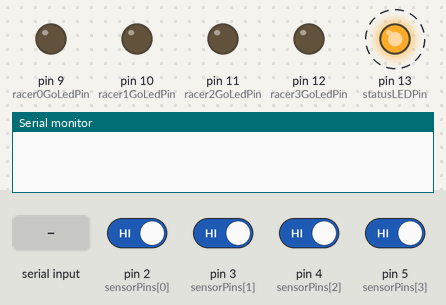
The sketch below on a simulated Arduino Uno, built with avr-gcc and run on an emulated ATmega328P. Shown: output pins drawn as LEDs (lit = HIGH), the last lines printed to the serial monitor. Dashed ring = blinking. The test bench sets the inputs (shaded band); at power-on: pin 2 (sensorPins[0]), pin 3 (sensorPins[1]), pin 4 (sensorPins[2]), pin 5 (sensorPins[3]) HIGH.

Above: at 0.87 s.
1.3 s: "90,45\n" received over Serial
4.3 s: byte 118 ('v') received over Serial
7.3 s: byte 103 ('g') received over Serial
10.3 s: byte 109 ('m') received over Serial
At 11.43 s:
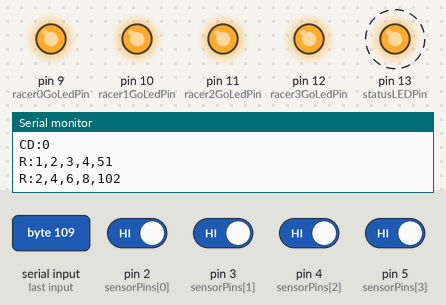
At 11.93 s:
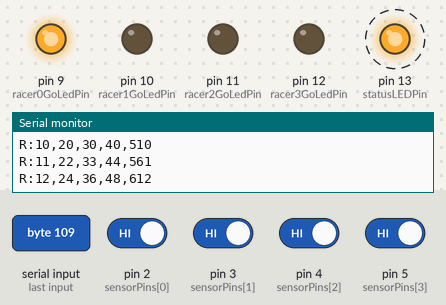
13.3 s: "l90\n" received over Serial
16.3 s: "m90\n" received over Serial
Timing chart, 0 to 20.3 s (numbered marks = the images above; inputs shaded):
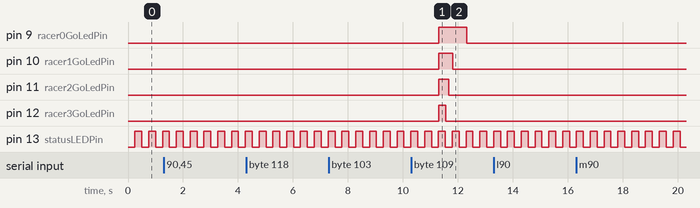

Measured:
- by itself, pin 13 (statusLEDPin): alternates HIGH for 0.25 s and LOW for 0.25 s

The sketch:

ss_basic.ino
```cpp
/*
 * Arduino wiring:
 *
 * Digital pin  Connected to
 * -----------  ------------
 * 2            Sensor 0
 * 3            Sensor 1
 * 4            Sensor 2
 * 5            Sensor 3
 *
 * 9            Racer0 Start LED anode, Stop LED cathode
 * 10           Racer1 Start LED anode, Stop LED cathode
 * 11           Racer2 Start LED anode, Stop LED cathode
 * 12           Racer3 Start LED anode, Stop LED cathode
 *
 */

#define VERSION "SS_v0.1.1"
#define FALSE_START_TICKS 4

int statusLEDPin = 13;
long statusBlinkInterval = 250;
int lastStatusLEDValue = LOW;
long previousStatusBlinkMillis = 0;

boolean raceStarted = false;
boolean raceStarting = false;
boolean mockMode = false;
unsigned long raceStartMillis;
unsigned long currentTimeMillis;

char val = 0;

int racer0GoLedPin = 9;
int racer1GoLedPin = 10;
int racer2GoLedPin = 11;
int racer3GoLedPin = 12;

int sensorPins[4] = {2,3,4,5};
int previoussensorValues[4] = {HIGH,HIGH,HIGH,HIGH};
int values[4] = {0,0,0,0};
unsigned long racerTicks[4] = {0,0,0,0};
unsigned long racerFinishTimeMillis[4];

unsigned long lastCountDownMillis;
int lastCountDown;

char charBuff[8];
unsigned int charBuffLen = 0;
boolean isReceivingRaceLength = false;

int raceLengthTicks = 20;
int previousFakeTickMillis = 0;

int updateInterval = 50;
unsigned long lastUpdateMillis = 0;

void setup() {
  Serial.begin(115200);
  pinMode(statusLEDPin, OUTPUT);
  pinMode(racer0GoLedPin, OUTPUT);
  pinMode(racer1GoLedPin, OUTPUT);
  pinMode(racer2GoLedPin, OUTPUT);
  pinMode(racer3GoLedPin, OUTPUT);
  digitalWrite(racer0GoLedPin, LOW);
  digitalWrite(racer1GoLedPin, LOW);
  digitalWrite(racer2GoLedPin, LOW);
  digitalWrite(racer3GoLedPin, LOW);
  for(int i=0; i<=3; i++)
  {
    pinMode(sensorPins[i], INPUT);
    digitalWrite(sensorPins[i], HIGH);
  }

}

void blinkLED() {
  if (millis() - previousStatusBlinkMillis > statusBlinkInterval) {
    previousStatusBlinkMillis = millis();
    lastStatusLEDValue = !lastStatusLEDValue;
    digitalWrite(statusLEDPin, lastStatusLEDValue);
  }

}

void raceStart() {
  raceStartMillis = millis();
}

boolean isAlphaNum(char c) {
  if(c >= '0' && c <= '9'){
    return true;
  }
  return false;
}

void checkSerial(){
  if(Serial.available() > 0) {
    val = Serial.read();
    if(val == '\r' || val == '\n') {
      if(isReceivingRaceLength){
        isReceivingRaceLength = false;
        raceLengthTicks = atoi(charBuff);
        Serial.print("L:");
        Serial.println(raceLengthTicks);  // send confirmation
      }

      // Ignore end-of-line characters.
      return;
    }
    if(isReceivingRaceLength) {
      charBuff[charBuffLen] = val;
      charBuffLen++;
    }
    else {
      if(val == 'l') {
          charBuffLen = 0;
          isReceivingRaceLength = true;
      }
      else if(val == 'v') {
        Serial.print("V:");
        Serial.println(VERSION);
      }
      else if(val == 'g') {   // start race
        for(int i=0; i<=3; i++)
        {
          racerTicks[i] = 0;
          racerFinishTimeMillis[i] = 0;
        }

        raceStarting = true;
        raceStarted = false;
        lastCountDown = 4;
        lastCountDownMillis = millis();
      }
      else if(val == 'm') {   // toggle mock mode
        mockMode = !mockMode;
        if(mockMode){ Serial.println("M:ON"); }
        else{ Serial.println("M:OFF"); }
      }
      else if(val == 's') {   // stop race
        raceStarted = false;
        raceStarting = false;

        digitalWrite(racer0GoLedPin,LOW);
        digitalWrite(racer1GoLedPin,LOW);
        digitalWrite(racer2GoLedPin,LOW);
        digitalWrite(racer3GoLedPin,LOW);
      }
      else {
        Serial.print("ERROR:Command invalid ");
        if(val > 32 && val < 127) {
          Serial.println(char(val));
        }
        else {
          Serial.print("ERROR:Unprintable ASCII code ");
          Serial.println(val);
        }
      }
    }
  }
}

void printStatusUpdate() {
  if(currentTimeMillis - lastUpdateMillis > updateInterval) {
    lastUpdateMillis = currentTimeMillis;

    Serial.print("R:");

    for(int i=0; i<=3; i++)
    {
      Serial.print(racerTicks[i], DEC);
      Serial.print(",");
    }
    Serial.println(currentTimeMillis, DEC);
  }
}

void loop() {
  blinkLED();

  checkSerial();

  if (raceStarting) {
    // Report false starts
    for(int i=0; i<=3; i++) {
      values[i] = digitalRead(sensorPins[i]);
      if(racerTicks[i] < FALSE_START_TICKS) {
        if(values[i] == HIGH && previoussensorValues[i] == LOW){
          racerTicks[i]++;
          if(racerTicks[i] == FALSE_START_TICKS) {
            Serial.print("FS:");
            Serial.println(i, DEC);
            digitalWrite(racer0GoLedPin+i,LOW);
          }
        }
      }
      previoussensorValues[i] = values[i];
    }

    if((millis() - lastCountDownMillis) > 1000){
      lastCountDown -= 1;
      lastCountDownMillis = millis();
      Serial.print("CD:");
      Serial.println(lastCountDown, DEC);
    }
    if(lastCountDown == 0) {
      raceStart();
      raceStarting = false;
      raceStarted = true;

      for(int i=0; i<=3; i++) {
        racerTicks[i] = 0;
        racerFinishTimeMillis[i] = 0;
      }

      digitalWrite(racer0GoLedPin,HIGH);
      digitalWrite(racer1GoLedPin,HIGH);
      digitalWrite(racer2GoLedPin,HIGH);
      digitalWrite(racer3GoLedPin,HIGH);
    }
  }
  if (raceStarted) {
    currentTimeMillis = millis() - raceStartMillis;

    for(int i=0; i<=3; i++)
    {
      if(!mockMode) {
        values[i] = digitalRead(sensorPins[i]);
        if(values[i] == HIGH && previoussensorValues[i] == LOW){
          racerTicks[i]++;
          if(racerFinishTimeMillis[i] == 0 && racerTicks[i] >= raceLengthTicks) {
            racerFinishTimeMillis[i] = currentTimeMillis;
            Serial.print(i);
            Serial.print("F:");
            Serial.println(racerFinishTimeMillis[i], DEC);
            digitalWrite(racer0GoLedPin+i,LOW);
          }
        }
        previoussensorValues[i] = values[i];
      }

      // MOCK MODE
      else {
        if(currentTimeMillis - lastUpdateMillis > updateInterval) {
          racerTicks[i] += (i+1);

          if(racerFinishTimeMillis[i] == 0 && racerTicks[i] >= raceLengthTicks) {
            racerFinishTimeMillis[i] = currentTimeMillis;
            Serial.print(i);
            Serial.print("F:");
            Serial.println(racerFinishTimeMillis[i], DEC);
            digitalWrite(racer0GoLedPin+i,LOW);
          }
        }
      }
    }
  }
  printStatusUpdate();
}
```
